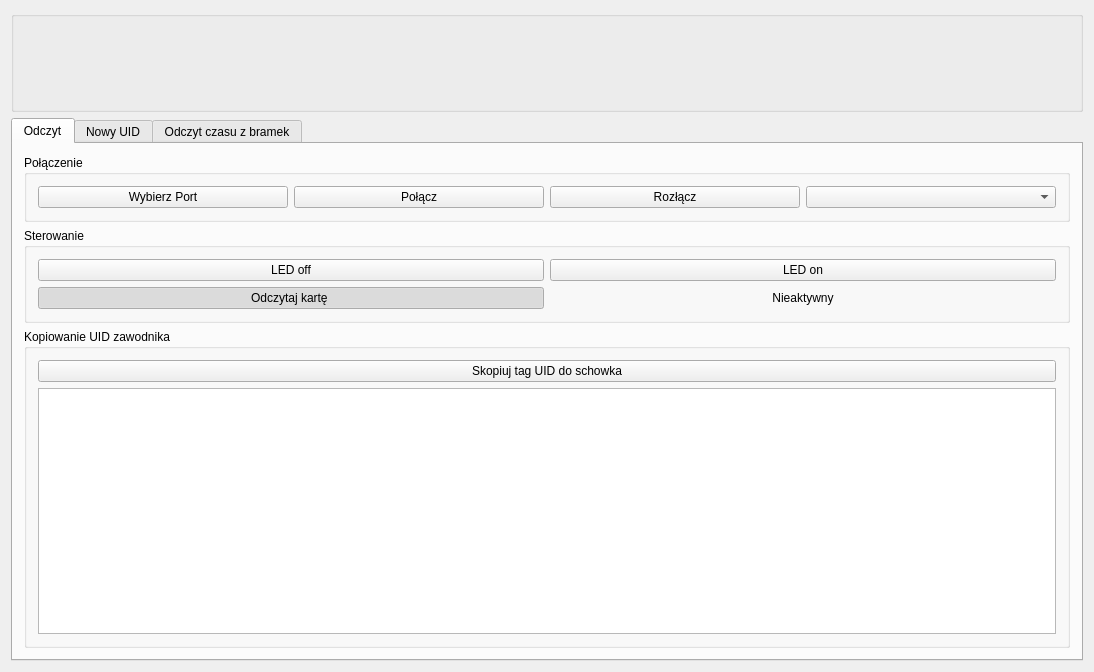
<?xml version="1.0" encoding="UTF-8"?>
<ui version="4.0">
 <class>MainWindow</class>
 <widget class="QMainWindow" name="MainWindow">
  <property name="geometry">
   <rect>
    <x>0</x>
    <y>0</y>
    <width>1094</width>
    <height>672</height>
   </rect>
  </property>
  <property name="minimumSize">
   <size>
    <width>86</width>
    <height>100</height>
   </size>
  </property>
  <property name="sizeIncrement">
   <size>
    <width>5</width>
    <height>5</height>
   </size>
  </property>
  <property name="baseSize">
   <size>
    <width>187</width>
    <height>150</height>
   </size>
  </property>
  <property name="acceptDrops">
   <bool>false</bool>
  </property>
  <property name="windowTitle">
   <string>MainWindow</string>
  </property>
  <property name="whatsThis">
   <string extracomment="logo"/>
  </property>
  <widget class="QWidget" name="centralWidget">
   <layout class="QGridLayout" name="gridLayout">
    <item row="0" column="0">
     <widget class="QGroupBox" name="groupBox_7">
      <property name="minimumSize">
       <size>
        <width>86</width>
        <height>100</height>
       </size>
      </property>
      <property name="sizeIncrement">
       <size>
        <width>5</width>
        <height>5</height>
       </size>
      </property>
      <property name="baseSize">
       <size>
        <width>187</width>
        <height>150</height>
       </size>
      </property>
      <property name="acceptDrops">
       <bool>false</bool>
      </property>
      <property name="whatsThis">
       <string extracomment="logo"/>
      </property>
      <property name="title">
       <string/>
      </property>
      <property name="flat">
       <bool>false</bool>
      </property>
      <layout class="QVBoxLayout" name="verticalLayout_2">
       <item>
        <widget class="QLabel" name="pix">
         <property name="enabled">
          <bool>true</bool>
         </property>
         <property name="minimumSize">
          <size>
           <width>54</width>
           <height>70</height>
          </size>
         </property>
         <property name="maximumSize">
          <size>
           <width>492</width>
           <height>333</height>
          </size>
         </property>
         <property name="baseSize">
          <size>
           <width>0</width>
           <height>0</height>
          </size>
         </property>
         <property name="text">
          <string/>
         </property>
         <property name="pixmap">
          <pixmap resource="resource.qrc">:/img/robomotion.png</pixmap>
         </property>
         <property name="scaledContents">
          <bool>false</bool>
         </property>
        </widget>
       </item>
      </layout>
     </widget>
    </item>
    <item row="1" column="0">
     <widget class="QTabWidget" name="tabWidget">
      <property name="currentIndex">
       <number>0</number>
      </property>
      <widget class="QWidget" name="Odczyt">
       <attribute name="title">
        <string>Odczyt</string>
       </attribute>
       <layout class="QGridLayout" name="gridLayout_2">
        <item row="0" column="0" colspan="2">
         <widget class="QGroupBox" name="groupBox">
          <property name="title">
           <string>Połączenie</string>
          </property>
          <layout class="QHBoxLayout" name="horizontalLayout_2">
           <item>
            <widget class="QPushButton" name="pushButtonSearch">
             <property name="text">
              <string>Wybierz Port</string>
             </property>
            </widget>
           </item>
           <item>
            <widget class="QPushButton" name="pushButtonConnect">
             <property name="text">
              <string>Połącz</string>
             </property>
            </widget>
           </item>
           <item>
            <widget class="QPushButton" name="pushButtonCloseConnection">
             <property name="text">
              <string>Rozłącz</string>
             </property>
            </widget>
           </item>
           <item>
            <widget class="QComboBox" name="comboBoxDevices"/>
           </item>
          </layout>
         </widget>
        </item>
        <item row="1" column="0" rowspan="2" colspan="2">
         <widget class="QGroupBox" name="groupBox_3">
          <property name="title">
           <string>Sterowanie</string>
          </property>
          <layout class="QGridLayout" name="gridLayout_3">
           <item row="0" column="0">
            <widget class="QPushButton" name="pushButtonLedOn">
             <property name="text">
              <string>LED off</string>
             </property>
            </widget>
           </item>
           <item row="1" column="0">
            <widget class="QPushButton" name="pushButtonREAD">
             <property name="text">
              <string>Odczytaj kartę </string>
             </property>
             <property name="checkable">
              <bool>true</bool>
             </property>
             <property name="checked">
              <bool>true</bool>
             </property>
            </widget>
           </item>
           <item row="1" column="1">
            <widget class="QLabel" name="lbl_button_state">
             <property name="text">
              <string>Nieaktywny</string>
             </property>
             <property name="alignment">
              <set>Qt::AlignCenter</set>
             </property>
            </widget>
           </item>
           <item row="0" column="1">
            <widget class="QPushButton" name="pushButtonLedOff">
             <property name="text">
              <string>LED on</string>
             </property>
            </widget>
           </item>
          </layout>
         </widget>
        </item>
        <item row="4" column="0" colspan="2">
         <widget class="QGroupBox" name="groupBox_2">
          <property name="title">
           <string>Kopiowanie UID zawodnika</string>
          </property>
          <layout class="QGridLayout" name="gridLayout_6">
           <item row="0" column="0">
            <widget class="QPushButton" name="copyToClipboard">
             <property name="text">
              <string>Skopiuj tag UID do schowka</string>
             </property>
            </widget>
           </item>
           <item row="1" column="0">
            <widget class="QTextEdit" name="textEditLogs"/>
           </item>
          </layout>
         </widget>
        </item>
       </layout>
      </widget>
      <widget class="QWidget" name="Zapis">
       <attribute name="title">
        <string>Nowy UID</string>
       </attribute>
       <layout class="QVBoxLayout" name="verticalLayout_3">
        <item>
         <widget class="QGroupBox" name="groupBox_6">
          <property name="title">
           <string>Włączenie zapisu NFC</string>
          </property>
          <layout class="QGridLayout" name="gridLayout_4">
           <item row="0" column="0">
            <widget class="QPushButton" name="SaveON">
             <property name="focusPolicy">
              <enum>Qt::NoFocus</enum>
             </property>
             <property name="text">
              <string>Zapis do karty</string>
             </property>
             <property name="checkable">
              <bool>true</bool>
             </property>
            </widget>
           </item>
           <item row="0" column="1">
            <widget class="QLabel" name="labelsave">
             <property name="text">
              <string>Nieaktywny</string>
             </property>
             <property name="alignment">
              <set>Qt::AlignCenter</set>
             </property>
            </widget>
           </item>
          </layout>
         </widget>
        </item>
        <item>
         <widget class="QGroupBox" name="groupBox_5">
          <property name="title">
           <string>Komunikaty</string>
          </property>
          <layout class="QGridLayout" name="gridLayout_5">
           <item row="2" column="0">
            <widget class="QTextEdit" name="textEditLogs_2"/>
           </item>
           <item row="0" column="0">
            <widget class="QGroupBox" name="groupBox_4">
             <property name="maximumSize">
              <size>
               <width>16777215</width>
               <height>13777231</height>
              </size>
             </property>
             <property name="title">
              <string>Wpisz tag UID zawodnika</string>
             </property>
             <layout class="QHBoxLayout" name="horizontalLayout">
              <item>
               <widget class="QLineEdit" name="lineEdit"/>
              </item>
              <item>
               <widget class="QPushButton" name="savenfc">
                <property name="text">
                 <string>zapisz</string>
                </property>
               </widget>
              </item>
             </layout>
            </widget>
           </item>
          </layout>
         </widget>
        </item>
       </layout>
      </widget>
      <widget class="QWidget" name="Czas">
       <attribute name="title">
        <string>Odczyt czasu z bramek</string>
       </attribute>
       <layout class="QVBoxLayout" name="verticalLayout">
        <item>
         <layout class="QGridLayout" name="gridLayout_9">
          <item row="2" column="0">
           <widget class="QTextEdit" name="textEditLogs_3"/>
          </item>
          <item row="1" column="0">
           <widget class="QGroupBox" name="groupBox_9">
            <property name="title">
             <string>Bramka podwójna</string>
            </property>
            <layout class="QGridLayout" name="gridLayout_8">
             <item row="0" column="0">
              <widget class="QPushButton" name="pushButtonDualGate">
               <property name="text">
                <string>Odczytywanie czasu z podwójnej  bramki</string>
               </property>
               <property name="checkable">
                <bool>true</bool>
               </property>
               <property name="checked">
                <bool>true</bool>
               </property>
              </widget>
             </item>
             <item row="0" column="1">
              <widget class="QLabel" name="lbl_buton_dual_gate">
               <property name="text">
                <string>Nieaktywny</string>
               </property>
               <property name="alignment">
                <set>Qt::AlignCenter</set>
               </property>
              </widget>
             </item>
            </layout>
           </widget>
          </item>
          <item row="0" column="0">
           <widget class="QGroupBox" name="groupBox_8">
            <property name="title">
             <string>Bramka pojedyńcza</string>
            </property>
            <layout class="QGridLayout" name="gridLayout_7">
             <item row="1" column="1">
              <widget class="QLabel" name="lbl_buton_one_gate">
               <property name="text">
                <string>Nieaktywny</string>
               </property>
               <property name="alignment">
                <set>Qt::AlignCenter</set>
               </property>
              </widget>
             </item>
             <item row="1" column="0">
              <widget class="QPushButton" name="pushButtonOneGate">
               <property name="text">
                <string>Odczytywanie czasu z pojedyńczej bramki</string>
               </property>
               <property name="checkable">
                <bool>true</bool>
               </property>
               <property name="checked">
                <bool>true</bool>
               </property>
              </widget>
             </item>
             <item row="0" column="0" colspan="2">
              <widget class="QPushButton" name="pushButtonCopyTime">
               <property name="text">
                <string>Skopiuj czas przejazdu do schowka </string>
               </property>
              </widget>
             </item>
            </layout>
           </widget>
          </item>
         </layout>
        </item>
       </layout>
      </widget>
     </widget>
    </item>
   </layout>
  </widget>
 </widget>
 <layoutdefault spacing="6" margin="11"/>
 <resources>
  <include location="resource.qrc"/>
 </resources>
 <connections/>
</ui>
